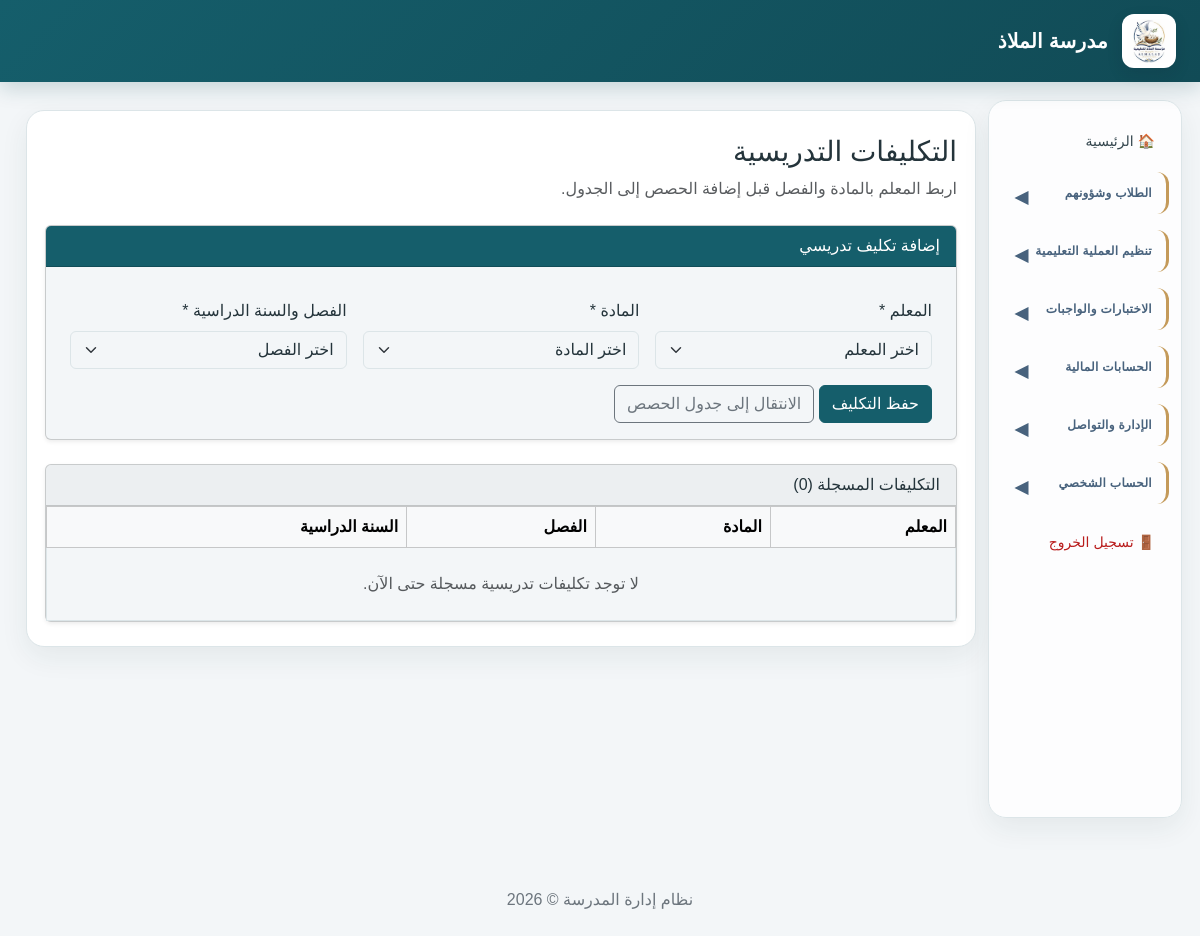
The page /teaching_assignments.php (signed in) on the database its author committed.
### tables this page shows
CREATE TABLE `school_settings` (
  `id` int(10) UNSIGNED NOT NULL,
  `school_name` varchar(200) NOT NULL,
  `school_name_en` varchar(200) DEFAULT NULL,
  `logo_path` varchar(255) DEFAULT NULL,
  `address` text DEFAULT NULL,
  `phone` varchar(30) DEFAULT NULL,
  `email` varchar(150) DEFAULT NULL,
  `website` varchar(255) DEFAULT NULL,
  `currency` char(3) NOT NULL DEFAULT 'SDG',
  `academic_year_id` int(10) UNSIGNED DEFAULT NULL,
  `principal_name` varchar(150) DEFAULT NULL,
  `created_at` timestamp NOT NULL DEFAULT current_timestamp(),
  `updated_at` timestamp NOT NULL DEFAULT current_timestamp() ON UPDATE current_timestamp()
);

### teaching_assignments.php (the view, shortened to what this page needs)
<?php
require_once __DIR__ . '/config/database.php';
$teachers = $pdo->query("
    SELECT t.id, u.full_name
    FROM teachers t
    INNER JOIN users u ON u.id = t.user_id
    WHERE t.is_active = 1 AND u.is_active = 1
    ORDER BY u.full_name
")->fetchAll();
$subjects = $pdo->query("
    SELECT id, subject_name
    FROM subjects
    WHERE is_active = 1
    ORDER BY subject_name
")->fetchAll();
$classrooms = $pdo->query("
    SELECT c.id, c.classroom_name, ay.year_name
    FROM classrooms c
    INNER JOIN academic_years ay ON ay.id = c.academic_year_id
    WHERE c.is_active = 1 AND ay.status = 'active'
    ORDER BY ay.id DESC, c.classroom_name
")->fetchAll();
$assignments = $pdo->query("
    SELECT
        ta.id,
        u.full_name AS teacher_name,
        s.subject_name,
        c.classroom_name,
        ay.year_name
    FROM teaching_assignments ta
    INNER JOIN teachers t ON t.id = ta.teacher_id
    INNER JOIN users u ON u.id = t.user_id
    INNER JOIN subjects s ON s.id = ta.subject_id
    INNER JOIN classrooms c ON c.id = ta.classroom_id
    INNER JOIN academic_years ay ON ay.id = ta.academic_year_id
    ORDER BY ay.id DESC, c.classroom_name, s.subject_name
")->fetchAll();
require_once __DIR__ . '/includes/header.php';
?>
<div class="container-fluid py-4" dir="rtl">
    <div class="mb-4">
        <h1 class="h3">التكليفات التدريسية</h1>
        <p class="text-muted mb-0">
            اربط المعلم بالمادة والفصل قبل إضافة الحصص إلى الجدول.
        </p>
    </div>
    <?php if (!$teachers || !$subjects || !$classrooms): ?>
        <div class="alert alert-warning">
            لإضافة تكليف، تأكد من تسجيل معلم نشط ومادة نشطة وفصل نشط مرتبط بسنة دراسية فعالة.
        </div>
    <?php else: ?>
        <div class="card shadow-sm mb-4">
            <div class="card-header bg-primary text-white">إضافة تكليف تدريسي</div>
            <div class="card-body">
                <form method="POST" action="teaching_assignments.php">
                    <div class="row g-3">
                        <div class="col-md-4">
                            <label class="form-label">المعلم *</label>
                            <select name="teacher_id" class="form-select" required>
                                <option value="">اختر المعلم</option>
                            </select>
                        </div>
                        <div class="col-md-4">
                            <label class="form-label">المادة *</label>
                            <select name="subject_id" class="form-select" required>
                                <option value="">اختر المادة</option>
                            </select>
                        </div>
                        <div class="col-md-4">
                            <label class="form-label">الفصل والسنة الدراسية *</label>
                            <select name="classroom_id" class="form-select" required>
                                <option value="">اختر الفصل</option>
                            </select>
                        </div>
                        <div class="col-12">
                            <button type="submit" class="btn btn-primary">
                                حفظ التكليف
                            </button>
                            <a href="timetable.php" class="btn btn-outline-secondary">
                                الانتقال إلى جدول الحصص
                            </a>
                        </div>
                    </div>
                </form>
            </div>
        </div>
    <?php endif; ?>
    <div class="card shadow-sm">
        <div class="card-header">التكليفات المسجلة (<?= count($assignments) ?>)</div>
        <div class="table-responsive">
            <table class="table table-bordered table-hover align-middle mb-0">
                <thead class="table-light">
                    <tr>
                        <th>المعلم</th>
                        <th>المادة</th>
                        <th>الفصل</th>
                        <th>السنة الدراسية</th>
                    </tr>
                </thead>
                <tbody>
                    <?php if (!$assignments): ?>
                        <tr>
                            <td colspan="4" class="text-center text-muted py-4">
                                لا توجد تكليفات تدريسية مسجلة حتى الآن.
                            </td>
                        </tr>
                    <?php endif; ?>
                </tbody>
            </table>
        </div>
    </div>
</div>
<?php require_once __DIR__ . '/includes/footer.php'; ?>

### includes/header.php (shortened to what this page needs)
<?php
$hideSidebar = basename($_SERVER['SCRIPT_NAME'] ?? '') === 'index.php';
$schoolName = 'مدرسة الملاذ';
$schoolLogo = '';
$currentRole = (int) ($_SESSION['role_id'] ?? 0);
$menuPermissions = [
    1 => ['all'],
    2 => [
        'index.php',
        'students.php',
        'guardians.php',
        'teachers.php',
        'classrooms.php',
        'subjects.php',
        'academic_years.php',
        'teaching_assignments.php',
        'timetable.php',
        'attendance.php',
        'exams.php',
        'grades.php',
        'behavior.php',
        'homework.php',
        'homework_submissions.php',
        'reports.php',
        'fees.php',
        'payments.php',
        'expenses.php',
        'users.php',
        'announcements.php',
        'notifications.php',
        'messages.php',
        'settings.php',
        'change_password.php'
    ],
    3 => [
        'index.php',
        'fees.php',
        'payments.php',
        'expenses.php',
        'reports.php',
        'change_password.php'
    ],
    4 => [
        'index.php',
        'students.php',
        'classrooms.php',
        'subjects.php',
        'timetable.php',
        'attendance.php',
        'exams.php',
        'grades.php',
        'behavior.php',
        'homework.php',
        'homework_submissions.php',
        'announcements.php',
        'notifications.php',
        'messages.php',
        'change_password.php'
    ],
    5 => [
        'index.php',
        'timetable.php',
        'grades.php',
        'homework.php',
        'announcements.php',
        'notifications.php',
        'messages.php',
        'change_password.php'
    ],
    6 => [
        'index.php',
        'reports.php',
        'fees.php',
        'payments.php',
        'announcements.php',
        'notifications.php',
        'messages.php',
        'change_password.php'
    ]
];
$allowedMenu = $menuPermissions[$currentRole] ?? [];
function showMenuLink(string $page): bool
{
    global $allowedMenu;
    return in_array('all', $allowedMenu, true)
        || in_array($page, $allowedMenu, true);
}
try {
    if (isset($pdo)) {
        $stmt = $pdo->query(
            "SELECT school_name, logo_path
             FROM school_settings
             ORDER BY id ASC
             LIMIT 1"
        );
        $school = $stmt->fetch();
        if ($school) {
            if (!empty($school['school_name'])) {
                $schoolName = $school['school_name'];
            }
            if (!empty($school['logo_path'])) {
                $logoFile = __DIR__ . '/../' . $school['logo_path'];
                if (is_file($logoFile)) {
                    $schoolLogo = $school['logo_path'];
                }
            }
        }
    }
} catch (PDOException $e) {
    error_log('School branding could not be loaded: ' . $e->getMessage());
}
?>
<!DOCTYPE html>
<html lang="ar" dir="rtl">
<head>
    <link
        href="https://cdn.jsdelivr.net/npm/bootstrap@5.3.3/dist/css/bootstrap.rtl.min.css"
        rel="stylesheet"
    >
</head>
<body>
<header class="topbar">
    <?php if ($schoolLogo !== ''): ?>
        <img
            src="<?= htmlspecialchars($schoolLogo, ENT_QUOTES, 'UTF-8') ?>"
            alt="شعار المدرسة"
            class="school-logo"
        >
    <?php endif; ?>
    <strong class="school-name">
        <?= htmlspecialchars($schoolName, ENT_QUOTES, 'UTF-8') ?>
    </strong>
</header>
<div class="container-fluid">
    <div class="row">
        <?php if (!$hideSidebar): ?>
        <aside class="col-md-3 col-lg-2 sidebar">
            <?php if (showMenuLink('index.php')): ?>
                <a href="index.php">🏠 الرئيسية</a>
            <?php endif; ?>
            <?php if (
                showMenuLink('students.php') ||
                showMenuLink('guardians.php') ||
                showMenuLink('attendance.php') ||
                showMenuLink('behavior.php')
            ): ?>
                <details class="sidebar-group">
                    <summary class="sidebar-section">الطلاب وشؤونهم</summary>
                </details>
            <?php endif; ?>
            <?php if (
                showMenuLink('teachers.php') ||
                showMenuLink('classrooms.php') ||
                showMenuLink('subjects.php') ||
                showMenuLink('academic_years.php') ||
                showMenuLink('teaching_assignments.php') ||
                showMenuLink('timetable.php')
            ): ?>
                <details class="sidebar-group">
                    <summary class="sidebar-section">تنظيم العملية التعليمية</summary>
                </details>
            <?php endif; ?>
            <?php if (
                showMenuLink('exams.php') ||
                showMenuLink('grades.php') ||
                showMenuLink('homework.php') ||
                showMenuLink('homework_submissions.php') ||
                showMenuLink('reports.php')
            ): ?>
                <details class="sidebar-group">
                    <summary class="sidebar-section">الاختبارات والواجبات</summary>
                </details>
            <?php endif; ?>
            <?php if (
                showMenuLink('fees.php') ||
                showMenuLink('payments.php') ||
                showMenuLink('expenses.php')
            ): ?>
                <details class="sidebar-group">
                    <summary class="sidebar-section">الحسابات المالية</summary>
                </details>
            <?php endif; ?>
            <?php if (
                showMenuLink('users.php') ||
                showMenuLink('announcements.php') ||
                showMenuLink('notifications.php') ||
                showMenuLink('messages.php') ||
                showMenuLink('audit_logs.php') ||
                showMenuLink('settings.php') ||
                showMenuLink('theme_settings.php')
            ): ?>
                <details class="sidebar-group">
                    <summary class="sidebar-section">الإدارة والتواصل</summary>
                </details>
            <?php endif; ?>
            <?php if (showMenuLink('change_password.php')): ?>
                <details class="sidebar-group">
                    <summary class="sidebar-section">الحساب الشخصي</summary>
                </details>
            <?php endif; ?>
            <a href="logout.php" class="logout-link">🚪 تسجيل الخروج</a>
        </aside>
        <?php endif; ?>
        <main class="<?= $hideSidebar ? 'col-12' : 'col-md-9 col-lg-10' ?> content">

### rows shown on the page
school_settings: logo_path (picture), school_name "مدرسة الملاذ"

### other values the page prints
count($assignments) "0"
